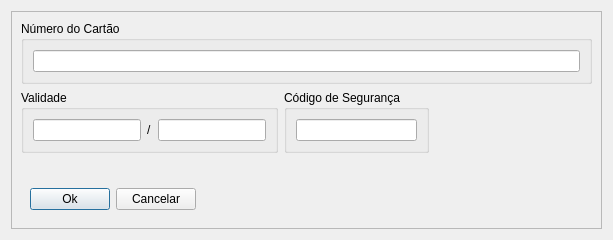
<?xml version="1.0" encoding="UTF-8"?>
<ui version="4.0">
 <class>CardInfo</class>
 <widget class="QDialog" name="CardInfo">
  <property name="geometry">
   <rect>
    <x>0</x>
    <y>0</y>
    <width>613</width>
    <height>197</height>
   </rect>
  </property>
  <property name="sizePolicy">
   <sizepolicy hsizetype="Preferred" vsizetype="Minimum">
    <horstretch>0</horstretch>
    <verstretch>0</verstretch>
   </sizepolicy>
  </property>
  <property name="windowTitle">
   <string>Dialog</string>
  </property>
  <layout class="QVBoxLayout" name="verticalLayout_5">
   <item>
    <widget class="QFrame" name="frame">
     <property name="sizePolicy">
      <sizepolicy hsizetype="Preferred" vsizetype="Minimum">
       <horstretch>0</horstretch>
       <verstretch>0</verstretch>
      </sizepolicy>
     </property>
     <property name="frameShape">
      <enum>QFrame::StyledPanel</enum>
     </property>
     <property name="frameShadow">
      <enum>QFrame::Raised</enum>
     </property>
     <layout class="QVBoxLayout" name="verticalLayout">
      <item>
       <widget class="QGroupBox" name="groupBox">
        <property name="sizePolicy">
         <sizepolicy hsizetype="Preferred" vsizetype="Expanding">
          <horstretch>0</horstretch>
          <verstretch>0</verstretch>
         </sizepolicy>
        </property>
        <property name="title">
         <string>Número do Cartão</string>
        </property>
        <layout class="QHBoxLayout" name="horizontalLayout_4">
         <item>
          <widget class="QLineEdit" name="lineCardNumber">
           <property name="sizePolicy">
            <sizepolicy hsizetype="Minimum" vsizetype="Fixed">
             <horstretch>0</horstretch>
             <verstretch>0</verstretch>
            </sizepolicy>
           </property>
           <property name="inputMethodHints">
            <set>Qt::ImhDigitsOnly</set>
           </property>
          </widget>
         </item>
        </layout>
       </widget>
      </item>
      <item>
       <widget class="QWidget" name="widget_3" native="true">
        <layout class="QHBoxLayout" name="horizontalLayout_3">
         <property name="leftMargin">
          <number>0</number>
         </property>
         <property name="topMargin">
          <number>0</number>
         </property>
         <property name="rightMargin">
          <number>0</number>
         </property>
         <property name="bottomMargin">
          <number>0</number>
         </property>
         <item>
          <widget class="QGroupBox" name="groupBox_2">
           <property name="title">
            <string>Validade</string>
           </property>
           <layout class="QHBoxLayout" name="horizontalLayout">
            <property name="leftMargin">
             <number>9</number>
            </property>
            <property name="rightMargin">
             <number>9</number>
            </property>
            <item>
             <widget class="QLineEdit" name="lineValidMonth">
              <property name="sizePolicy">
               <sizepolicy hsizetype="Preferred" vsizetype="Fixed">
                <horstretch>0</horstretch>
                <verstretch>0</verstretch>
               </sizepolicy>
              </property>
              <property name="inputMethodHints">
               <set>Qt::ImhDigitsOnly</set>
              </property>
             </widget>
            </item>
            <item>
             <widget class="QLabel" name="label">
              <property name="text">
               <string>/</string>
              </property>
             </widget>
            </item>
            <item>
             <widget class="QLineEdit" name="lineValidYear">
              <property name="sizePolicy">
               <sizepolicy hsizetype="Preferred" vsizetype="Fixed">
                <horstretch>0</horstretch>
                <verstretch>0</verstretch>
               </sizepolicy>
              </property>
              <property name="inputMethodHints">
               <set>Qt::ImhDigitsOnly</set>
              </property>
             </widget>
            </item>
           </layout>
          </widget>
         </item>
         <item>
          <widget class="QGroupBox" name="groupBox_3">
           <property name="sizePolicy">
            <sizepolicy hsizetype="Preferred" vsizetype="Expanding">
             <horstretch>0</horstretch>
             <verstretch>0</verstretch>
            </sizepolicy>
           </property>
           <property name="title">
            <string>Código de Segurança</string>
           </property>
           <layout class="QVBoxLayout" name="verticalLayout_4">
            <property name="rightMargin">
             <number>9</number>
            </property>
            <item>
             <widget class="QLineEdit" name="lineSafeCode">
              <property name="sizePolicy">
               <sizepolicy hsizetype="Preferred" vsizetype="Fixed">
                <horstretch>0</horstretch>
                <verstretch>0</verstretch>
               </sizepolicy>
              </property>
              <property name="inputMethodHints">
               <set>Qt::ImhDigitsOnly</set>
              </property>
             </widget>
            </item>
           </layout>
          </widget>
         </item>
         <item>
          <spacer name="horizontalSpacer_2">
           <property name="orientation">
            <enum>Qt::Horizontal</enum>
           </property>
           <property name="sizeHint" stdset="0">
            <size>
             <width>40</width>
             <height>20</height>
            </size>
           </property>
          </spacer>
         </item>
        </layout>
       </widget>
      </item>
      <item>
       <widget class="QLabel" name="lineWarning">
        <property name="text">
         <string/>
        </property>
       </widget>
      </item>
      <item>
       <widget class="QWidget" name="widget_2" native="true">
        <layout class="QHBoxLayout" name="horizontalLayout_2">
         <item>
          <widget class="QPushButton" name="pushButton_2">
           <property name="text">
            <string>Ok</string>
           </property>
          </widget>
         </item>
         <item>
          <widget class="QPushButton" name="pushButton">
           <property name="text">
            <string>Cancelar</string>
           </property>
          </widget>
         </item>
         <item>
          <spacer name="horizontalSpacer">
           <property name="orientation">
            <enum>Qt::Horizontal</enum>
           </property>
           <property name="sizeHint" stdset="0">
            <size>
             <width>40</width>
             <height>20</height>
            </size>
           </property>
          </spacer>
         </item>
        </layout>
       </widget>
      </item>
     </layout>
    </widget>
   </item>
  </layout>
 </widget>
 <resources/>
 <connections/>
</ui>
